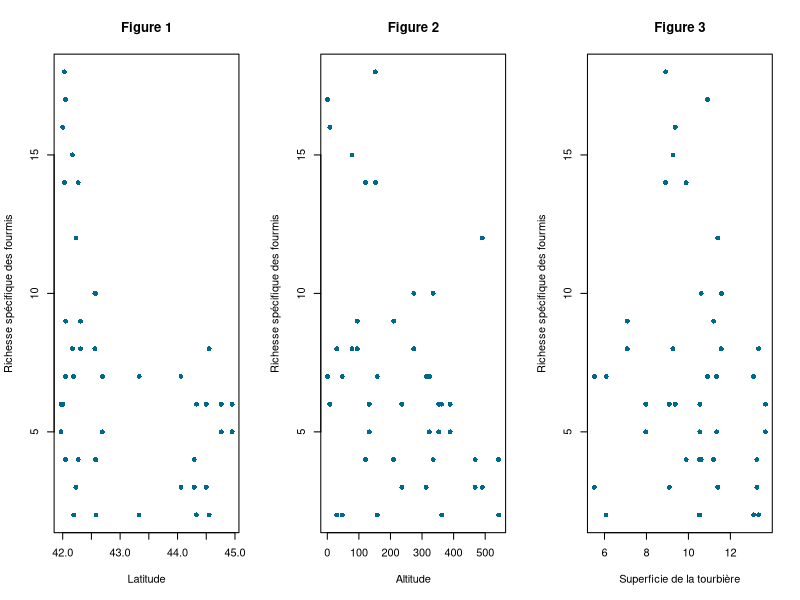
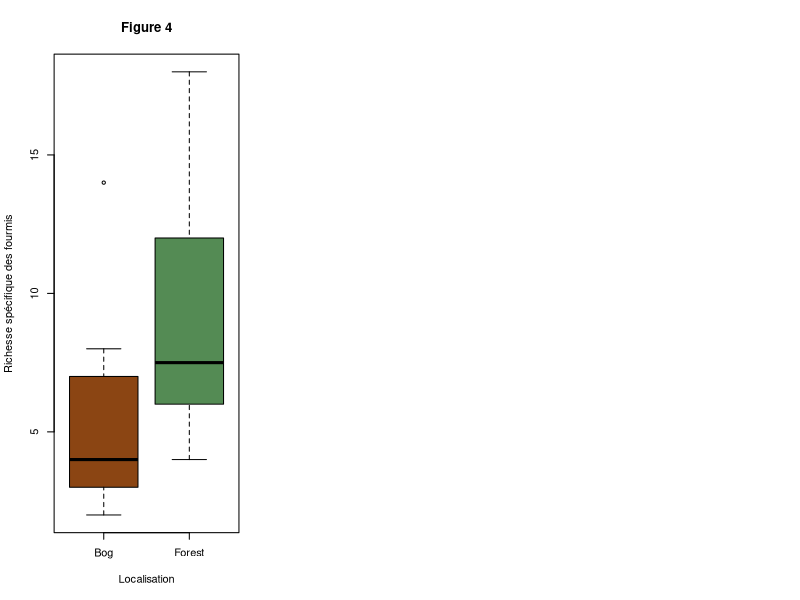
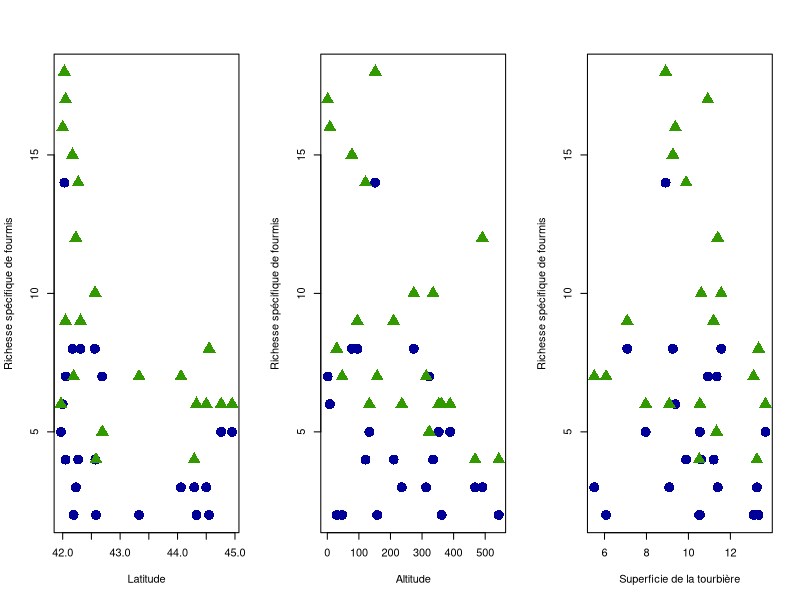
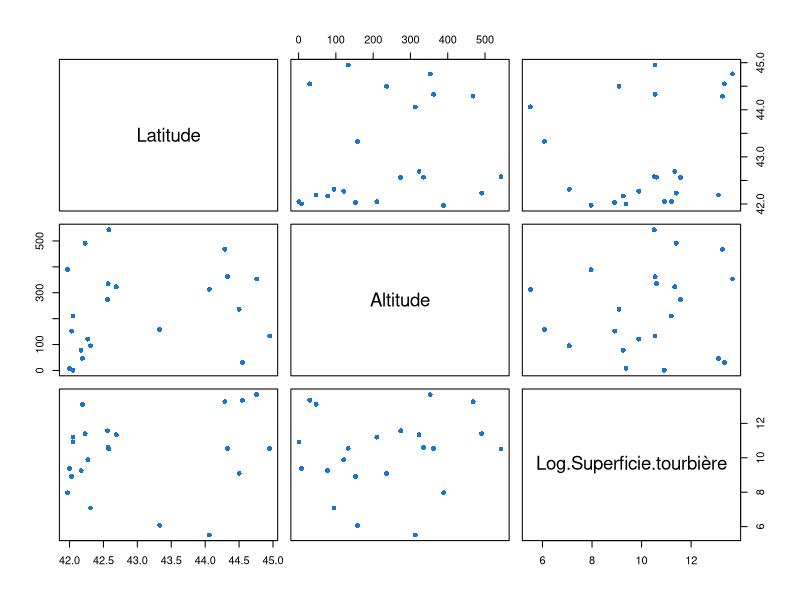

These figures' R source, in order: (Note: this script raises an error after producing the figures.)
## ---- chunk 1
#importation
dataAnts <- read.table("BogAnts.txt", dec=".", header = TRUE)

#Passer la localisation en facteur 
dataAnts$Location<-as.factor(dataAnts$Location)

#vérification du type des variables 
str(dataAnts)
## ---- chunk 2
#Ligne ajouté qui sera supprimée, c'est juste pour avoir les données correctes
par(mfrow=c(1,3))

dataAnts$LogArea<-log(dataAnts$Area)

## ---- chunk 3

# Pour la variable Latitude
plot(dataAnts$Nsp~dataAnts$Latitude,pch=16,col='deepskyblue4',xlab='Latitude',ylab='Richesse spécifique des fourmis', main = "Figure 1")

# Pour la variable Altitude
plot(dataAnts$Nsp~dataAnts$Elevation,pch=16,col='deepskyblue4',xlab='Altitude',ylab='Richesse spécifique des fourmis', main = "Figure 2")

# Pour la variable Superficie de la tourbière
plot(dataAnts$Nsp~dataAnts$LogArea,pch=16,col='deepskyblue4',xlab='Superficie de la tourbière',ylab='Richesse spécifique des fourmis', main = "Figure 3")

# Pour la variable Localisation
boxplot(dataAnts$Nsp~dataAnts$Location, varwidth = TRUE, ylab = "Richesse spécifique des fourmis", xlab = "Localisation", col=c('saddlebrown','palegreen4'), main = "Figure 4")
## ---- chunk 4

par(mfrow=c(1,3))
# Interactions entre Latitude & Localisation
plot(dataAnts$Nsp~dataAnts$Latitude,type='n',ylab = "Richesse spécifique de fourmis",xlab="Latitude")
points(dataAnts$Nsp[dataAnts$Location=="Bog"]~dataAnts$Latitude[dataAnts$Location=="Bog"],pch=16,cex=2,col='#000099')
points(dataAnts$Nsp[dataAnts$Location=="Forest"]~dataAnts$Latitude[dataAnts$Location=="Forest"],pch=17,cex=2,col='#339900')

# Interactions entre Altitude & Localisation
plot(dataAnts$Nsp~dataAnts$Elevation,type='n',ylab = "Richesse spécifique de fourmis",xlab="Altitude")
points(dataAnts$Nsp[dataAnts$Location=="Bog"]~dataAnts$Elevation[dataAnts$Location=="Bog"],pch=16,cex=2,col='#000099')
points(dataAnts$Nsp[dataAnts$Location=="Forest"]~dataAnts$Elevation[dataAnts$Location=="Forest"],pch=17,cex=2,col='#339900')

# Interactions entre Superficie de la tourbière & Localisation
plot(dataAnts$Nsp~dataAnts$LogArea,type='n',ylab = "Richesse spécifique de fourmis",xlab="Superficie de la tourbière")
points(dataAnts$Nsp[dataAnts$Location=="Bog"]~dataAnts$LogArea[dataAnts$Location=="Bog"],pch=16,cex=2,col='#000099')
points(dataAnts$Nsp[dataAnts$Location=="Forest"]~dataAnts$LogArea[dataAnts$Location=="Forest"],pch=17,cex=2,col='#339900')

## ---- chunk 5

# Vérifier la colinéarité entre les variables continues indépendantes

# On fait un graphique pour chaque paire de covariables
newdata<-cbind(dataAnts$Latitude,dataAnts$Elevation,dataAnts$LogArea)
colnames(newdata)<-c('Latitude','Altitude','Log Superficie tourbière')
newdata<-data.frame(newdata)
plot(newdata,pch=16,col='dodgerblue3')

#On calcule la corrélation de chaque paire de covariables
M<-cor(newdata)
corrplot.mixed(M,upper="square",lower.col="black", tl.col="black",cl.cex = 0.8,tl.cex = 0.7,number.cex =0.8)

# On vérifie la collinéarité entre catégories et variables continues
par(mfrow=c(1,3))
#Latitude et Localisation
boxplot(dataAnts$Latitude~dataAnts$Location, varwidth = TRUE, ylab = "Latitude", xlab = "Localisation",col=c('#000099','#339900'), main = "")

#Altitude et Localisation
boxplot(dataAnts$Elevation~dataAnts$Location, varwidth = TRUE, ylab = "Altitude", xlab = "Localisation",col=c('#000099','#339900'), main = "")

#Superficie de la tourbière et Localisation
boxplot(dataAnts$LogArea~dataAnts$Location, varwidth = TRUE, ylab = "Superficie de la tourbière", xlab = "Localisation",col=c('#000099','#339900'), main = "")
